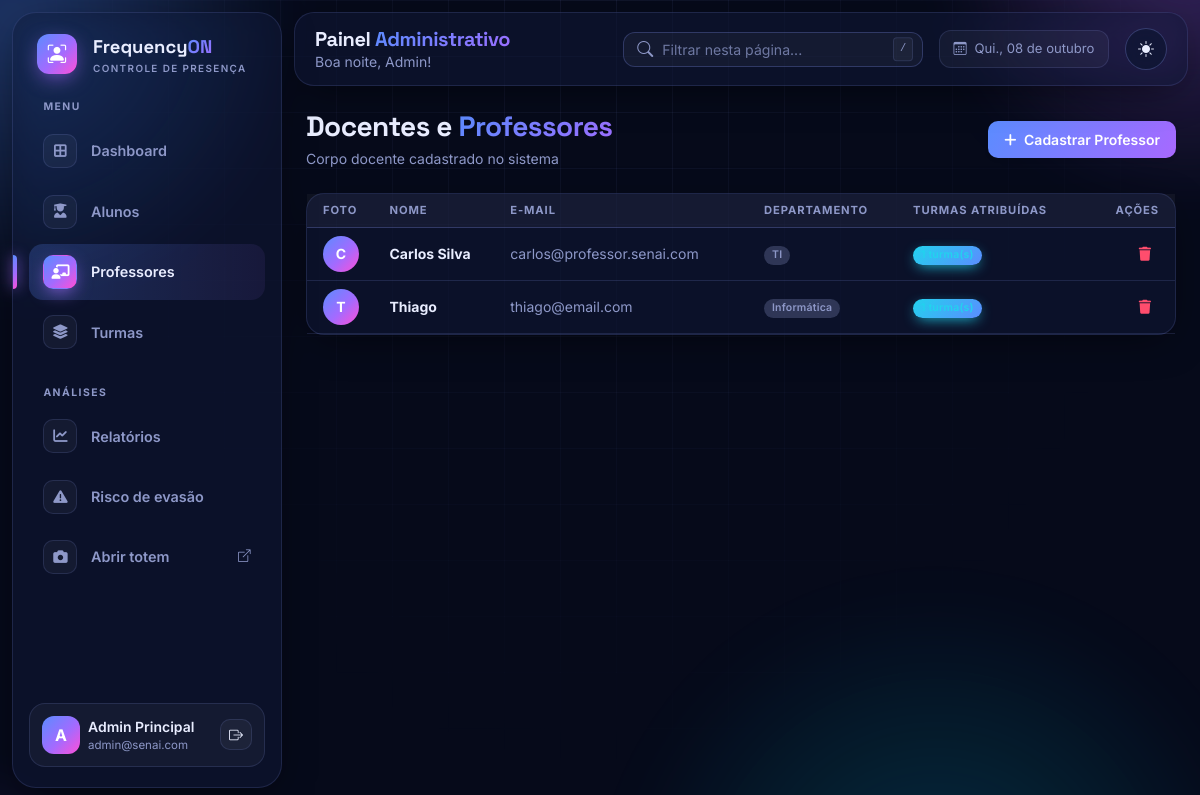
Screenshot of /admin/professores (signed in) with the database file from the repository.
### database.py (models this page shows, shortened)
class UsuarioMixin:
    def set_senha(self, senha):
        self.senha_hash = generate_password_hash(senha)
    def check_senha(self, senha):
        return check_password_hash(self.senha_hash, senha)

class Admin(UsuarioMixin, db.Model):
    __tablename__ = "admins"
    id = db.Column(db.Integer, primary_key=True)
    nome = db.Column(db.String(120), nullable=False)
    email = db.Column(db.String(120), unique=True, nullable=False)
    senha_hash = db.Column(db.String(255), nullable=False)
    foto = db.Column(db.String(255))

class Professor(UsuarioMixin, db.Model):
    __tablename__ = "professores"
    id = db.Column(db.Integer, primary_key=True)
    nome = db.Column(db.String(120), nullable=False)
    email = db.Column(db.String(120), unique=True, nullable=False)
    senha_hash = db.Column(db.String(255), nullable=False)
    departamento = db.Column(db.String(120))
    foto = db.Column(db.String(255))
    vinculos = db.relationship("ProfessorTurma", back_populates="professor",
                               cascade="all, delete-orphan")
    @property
    def turmas(self):
        return sorted((v.turma for v in self.vinculos), key=lambda t: t.nome)

### app.py (the view, shortened to what this page needs)
@admin.route("/professores", methods=["GET", "POST"])
@requer("admin")
def professores():
    return render_template("admin/professores.html", professores=Professor.query.order_by(Professor.nome).all())

### app.py (called while the page is built)
def usuario_atual():
    tipo, uid = session.get("tipo"), session.get("uid")
    modelo = {"admin": Admin, "professor": Professor, "aluno": Aluno}.get(tipo)
    return db.session.get(modelo, uid) if modelo and uid else None

def requer(tipo):
    def deco(f):
        @wraps(f)
        def wrapper(*a, **kw):
            if session.get("tipo") != tipo or not usuario_atual():
                return redirect(url_for({"admin": "login_admin", "professor": "login_professor"}
                                        .get(tipo, "login_aluno")))
            return f(*a, **kw)
        return wrapper
    return deco

### templates/admin/professores.html (shortened to what this page needs)
{% extends 'admin/base.html' %}
{% block content %}
<div class="d-flex align-items-center justify-content-between mb-4">
    <div>
        <h1 class="h3 fw-bold mb-1">Docentes e <span class="fo-gradient-text">Professores</span></h1>
        <p class="text-muted mb-0 small">Corpo docente cadastrado no sistema</p>
    </div>
    <button class="btn btn-primary fw-semibold btn-sm px-3 py-2 shadow-sm" data-bs-toggle="modal" data-bs-target="#modalProfessor">
        <i class="fa-solid fa-plus me-1"></i> Cadastrar Professor
    </button>
</div>
<div class="card border-0 shadow-sm rounded-3">
    <div class="card-body p-0">
        <div class="table-responsive">
            <table class="table table-hover align-middle mb-0">
                <thead class="table-light small">
                    <tr>
                        <th class="ps-3">Foto</th>
                        <th>Nome</th>
                        <th>E-mail</th>
                        <th>Departamento</th>
                        <th>Turmas Atribuídas</th>
                        <th class="text-end pe-3">Ações</th>
                    </tr>
                </thead>
                <tbody class="small">
                    {% for professor in professores %}
                    <tr>
                        <td class="ps-3">
                            {% if professor.foto %}
                                <img src="{{ professor.foto }}"
                                     alt="{{ professor.nome }}"
                                     class="rounded-circle border object-fit-cover quadrado-36"
                                    >
                            {% else %}
                                <div class="avatar-initial rounded-circle bg-primary text-white d-flex align-items-center justify-content-center fw-bold quadrado-36">
                                    {{ professor.nome | inicial if professor.nome else 'P' }}
                                </div>
                            {% endif %}
                        </td>
                        <td class="fw-bold text-dark">{{ professor.nome }}</td>
                        <td class="text-muted">{{ professor.email or '-' }}</td>
                        <td><span class="badge bg-secondary bg-opacity-10 text-secondary fw-semibold">{{ professor.departamento or 'Geral' }}</span></td>
                        <td><span class="badge bg-info bg-opacity-10 text-info fw-semibold">{{ professor.turmas|length if professor.turmas else 0 }} turma(s)</span></td>
                        <td class="text-end pe-3">
                            <form class="d-inline" method="POST" action="{{ url_for('admin.deletar_professor', id=professor.id) }}" onsubmit="return confirm('Tem certeza que deseja excluir este professor?');">
                                <button type="submit" class="btn btn-outline-danger btn-sm border-0" title="Excluir Professor">
                                    <i class="fa-solid fa-trash"></i>
                                </button>
                            </form>
                        </td>
                    </tr>
                    {% else %}
                    <tr>
                        <td colspan="6" class="text-center text-muted py-4">Nenhum professor cadastrado até o momento.</td>
                    </tr>
                    {% endfor %}
                </tbody>
            </table>
        </div>
    </div>
</div>
{% endblock %}

### templates/admin/base.html (shortened to what this page needs)
<!DOCTYPE html>
<html lang="pt-BR">
<head>
    {% include 'componentes/cabecalho.html' %}
    <link href="{{ url_for('static', filename='css/admin.css') }}" rel="stylesheet">
</head>
<body data-fo-sem-tema>
    <div class="d-flex h-100">
        <aside class="barra-lateral fo-glass" id="sidebar">
            <div>
                <div class="d-flex align-items-center gap-3 px-2 mb-2">
                    <span class="fo-logo-icone"><i class="bi bi-person-bounding-box"></i></span>
                    <div class="marca">Frequency<span class="fo-gradient-text">ON</span><small>Controle de presença</small></div>
                </div>
                <div class="menu-titulo">Menu</div>
                <nav class="nav-lateral">
                    <a href="{{ url_for('admin.dashboard') }}" data-rota="/admin/dashboard /admin/"><span class="ic"><i class="fa-solid fa-border-all"></i></span> Dashboard</a>
                    <a href="{{ url_for('admin.alunos') }}" data-rota="/admin/alunos"><span class="ic"><i class="fa-solid fa-user-graduate"></i></span> Alunos</a>
                    <a href="{{ url_for('admin.professores') }}" data-rota="/admin/professores"><span class="ic"><i class="fa-solid fa-chalkboard-user"></i></span> Professores</a>
                    <a href="{{ url_for('admin.turmas') }}" data-rota="/admin/turmas"><span class="ic"><i class="fa-solid fa-layer-group"></i></span> Turmas</a>
                </nav>
                <div class="menu-titulo">Análises</div>
                <nav class="nav-lateral">
                    <a href="{{ url_for('admin.relatorios') }}" data-rota="/admin/relatorios"><span class="ic"><i class="fa-solid fa-chart-line"></i></span> Relatórios</a>
                    <a href="{{ url_for('admin.risco_evasao') }}" data-rota="/admin/risco-evasao"><span class="ic"><i class="fa-solid fa-triangle-exclamation"></i></span> Risco de evasão</a>
                    <a href="{{ url_for('reconhecimento.pagina_totem') }}" target="_blank" rel="noopener"><span class="ic"><i class="fa-solid fa-camera"></i></span> Abrir totem <i class="bi bi-box-arrow-up-right ms-auto small"></i></a>
                </nav>
            </div>
            <div class="perfil-rodape d-flex align-items-center gap-2">
                {% if usuario.foto %}
                    <img src="{{ usuario.foto }}" alt="{{ usuario.nome }}" class="avatar-fo">
                {% else %}
                    <span class="avatar-fo">{{ usuario.nome | inicial }}</span>
                {% endif %}
                <div class="flex-grow-1 overflow-hidden">
                    <div class="fw-semibold small text-truncate">{{ usuario.nome }}</div>
                    <small class="text-muted d-block text-truncate texto-mini">{{ usuario.email }}</small>
                </div>
                <a href="{{ url_for('logout') }}" class="btn btn-light btn-sm" title="Sair" aria-label="Sair"><i class="bi bi-box-arrow-right"></i></a>
            </div>
        </aside>
        <div class="flex-grow-1 d-flex flex-column h-100 overflow-y-auto min-w-0" id="rolagem">
            <header class="topbar fo-glass d-flex align-items-center justify-content-between gap-3">
                <div class="d-flex align-items-center gap-3 min-w-0">
                    <div class="min-w-0">
                        <h2 class="h5 fw-bold mb-0 text-truncate">Painel <span class="fo-gradient-text">Administrativo</span></h2>
                        <small class="text-muted d-none d-sm-block" id="saudacao">Olá, {{ usuario.nome.split()[0] }}!</small>
                    </div>
                </div>
                <div class="d-flex align-items-center gap-2 gap-md-3">
                    <div class="busca d-none d-md-block">
                        <i class="bi bi-search"></i>
                        <input type="search" class="form-control" id="buscaGlobal" placeholder="Filtrar nesta página..." aria-label="Filtrar nesta página">
                        <kbd class="d-none d-xl-inline">/</kbd>
                    </div>
                    <span class="chip-data d-none d-xl-inline-flex align-items-center gap-2"><i class="bi bi-calendar3"></i> <span id="dataHoje"></span></span>
                    <button type="button" class="fo-theme-btn" data-fo-theme-toggle></button>
                </div>
            </header>
            <main class="conteudo">
                {% block content %}{% endblock %}
            </main>
        </div>
    </div>
</body>
</html>

### static/css/admin.css (style rules this page uses)
:root { --sidebar-w: 270px; }
body { height: 100vh; overflow: hidden; }
.barra-lateral { width: var(--sidebar-w); flex-shrink: 0; margin: 12px 0 12px 12px; padding: 1.25rem 1rem; border-radius: 24px !important; display: flex; flex-direction: column; justify-content: space-between; z-index: 1045; }
.barra-lateral .marca { font-family: var(--fo-font-display); font-weight: 700; font-size: 1.15rem; color: var(--fo-text); }
.barra-lateral .marca small { display: block; font-family: var(--fo-font); font-size: .62rem; letter-spacing: .14em; text-transform: uppercase; color: var(--fo-muted); font-weight: 600; }
.menu-titulo { font-size: .65rem; letter-spacing: .14em; text-transform: uppercase; color: var(--fo-muted); font-weight: 700; padding: 0 .9rem; margin: 1.5rem 0 .5rem; }
.nav-lateral { display: flex; flex-direction: column; gap: 4px; }
.nav-lateral a { position: relative; display: flex; align-items: center; gap: .85rem; padding: .7rem .9rem; border-radius: 14px; text-decoration: none; color: var(--fo-muted); font-weight: 600; font-size: .9rem; transition: color .25s, background .25s, transform .25s; }
.nav-lateral a .ic { width: 34px; height: 34px; border-radius: 10px; display: flex; align-items: center; justify-content: center; background: var(--fo-surface-2); border: 1px solid var(--fo-border); transition: all .3s; }
.nav-lateral a.active { color: var(--fo-text); background: linear-gradient(90deg, rgba(91, 140, 255, .22), rgba(162, 107, 255, .08)); }
.nav-lateral a.active .ic { background: var(--fo-grad); color: #fff; border-color: transparent; box-shadow: 0 6px 18px -4px rgba(162, 107, 255, .8); }
.nav-lateral a.active::before { content: ""; position: absolute; left: -1rem; top: 20%; bottom: 20%; width: 4px; border-radius: 0 4px 4px 0; background: var(--fo-grad); box-shadow: 0 0 14px var(--fo-violet); }
.perfil-rodape { padding: .75rem; border-radius: 16px; background: var(--fo-surface-2); border: 1px solid var(--fo-border); }
.avatar-fo { width: 38px; height: 38px; border-radius: 12px; object-fit: cover; flex-shrink: 0; display: inline-flex; align-items: center; justify-content: center; background: var(--fo-grad); color: #fff; font-weight: 700; }
.topbar { margin: 12px 12px 0; padding: .85rem 1.25rem; border-radius: 20px !important; position: sticky; top: 12px; z-index: 1020; }
.busca { position: relative; width: min(300px, 32vw); }
.busca i { position: absolute; left: .9rem; top: 50%; transform: translateY(-50%); color: var(--fo-muted); }
.busca .form-control { padding-left: 2.4rem; border-radius: 12px; font-size: .88rem; }
.busca kbd { position: absolute; right: .6rem; top: 50%; transform: translateY(-50%); font-size: .65rem; background: var(--fo-surface-2); color: var(--fo-muted); border: 1px solid var(--fo-border); }
.chip-data { font-size: .82rem; color: var(--fo-muted); padding: .5rem .85rem; border-radius: 12px; background: var(--fo-surface-2); border: 1px solid var(--fo-border); }
main.conteudo { padding: 1.5rem 12px 2rem; }
@media (min-width: 992px) { main.conteudo { padding: 1.5rem 1.5rem 2.5rem; } }
.quadrado-36 { width: 36px; height: 36px; font-size: 14px; }

### rows the page displays
Admin: nome|inicial "A", nome "Admin Principal", email "admin@senai.com"
Professor: nome|inicial "C", nome "Carlos Silva", email "carlos@professor.senai.com", departamento "TI"
Professor: nome|inicial "T", nome "Thiago", email "thiago@email.com", departamento "Informática"
